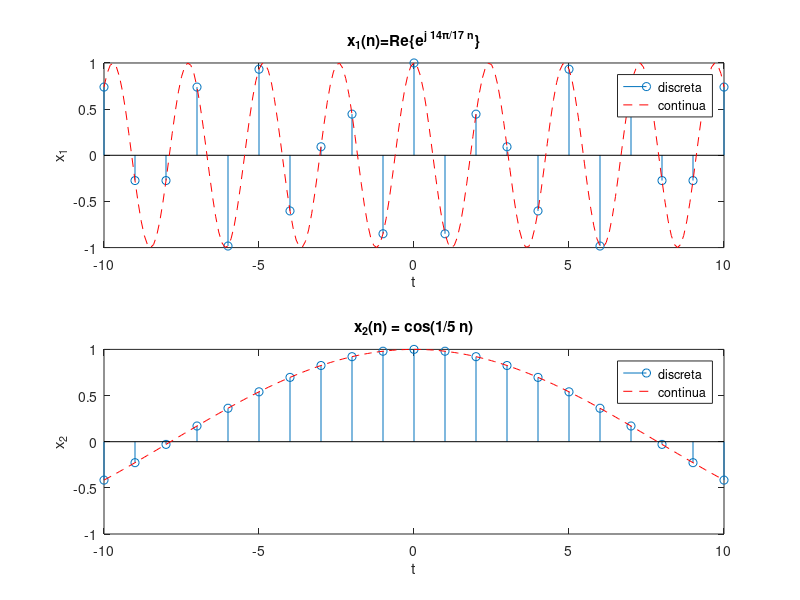

This chart was generated by the following MATLAB code:
inct = 0.1;
t = -10:inct:10;
n = -10:1:10;

x1 = exp(j*(14*pi/17)*t);
x2 = cos(1/5 * t);

x1_n = exp(j*(14*pi/17)*n);
x2_n = cos(1/5 * n);

subplot(2,1,1);
% Grafica 1
stem(n,real(x1_n));
hold on;
plot(t, real(x1), 'Color', 'red', 'LineStyle','--');
xlabel('t');
ylabel('x_1');
title('x_1(n)=Re\{e^{j 14\pi/17 n}\}');
legend('discreta', 'continua')
hold off;

% Grafica 2
subplot(2,1,2)
stem(n,x2_n);
hold on;
plot(t, x2, 'Color', 'red', 'LineStyle','--');
xlabel('t');
ylabel('x_2');
title('x_2(n) = cos(1/5 n)');
legend('discreta', 'continua');
hold off;